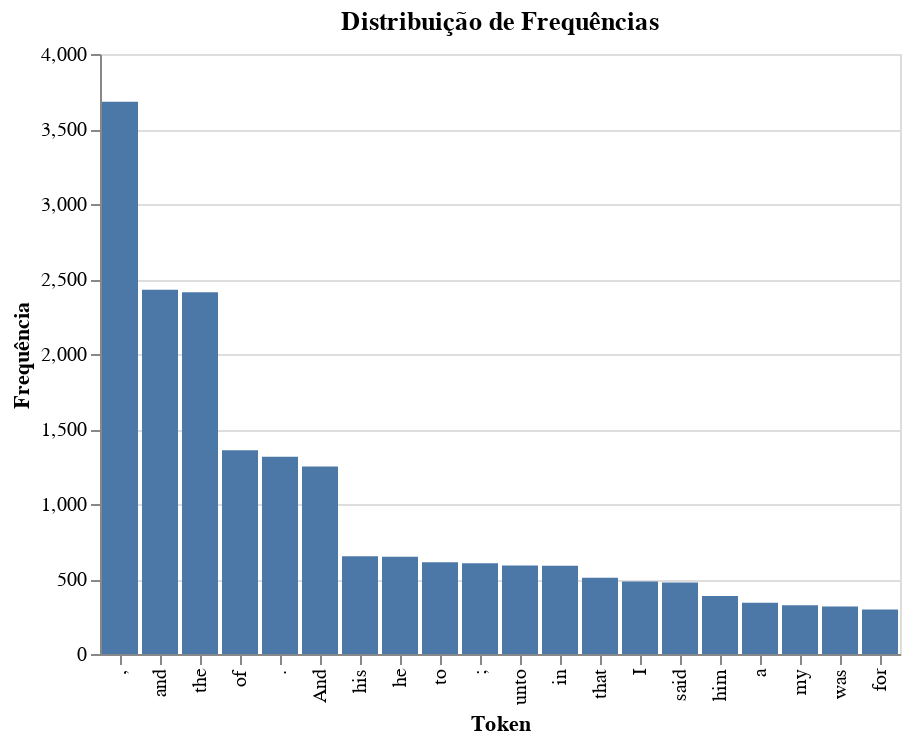

The code cell stored with this chart in its notebook:
### Code cell
chart = alt.Chart(data).mark_bar().encode(
    x=alt.X('Value:O', sort=alt.SortField('Frequency', order='descending'), title = "Token"), 
    y=alt.Y('Frequency:Q', title="Frequência") 
).properties(
    title="Distribuição de Frequências"
)
chart

### Figure 1 — Vega-Lite specification as saved in the notebook (floating-point values rounded to 4 significant figures)
{"config": {"view": {"continuousWidth": 300, "continuousHeight": 300}}, "data": {"name": "data-70c3c795f1c9009889a134a1e8646873"}, "mark": {"type": "bar"}, "encoding": {"x": {"field": "Value", "sort": {"field": "Frequency", "order": "descending"}, "title": "Token", "type": "ordinal"}, "y": {"field": "Frequency", "title": "Frequência", "type": "quantitative"}}, "title": "Distribuição de Frequências", "$schema": "https://vega.github.io/schema/vega-lite/v5.8.0.json", "datasets": {"data-70c3c795f1c9009889a134a1e8646873": [{"Value": ",", "Frequency": 3681}, {"Value": "and", "Frequency": 2428}, {"Value": "the", "Frequency": 2411}, {"Value": "of", "Frequency": 1358}, {"Value": ".", "Frequency": 1315}, {"Value": "And", "Frequency": 1250}, {"Value": "his", "Frequency": 651}, {"Value": "he", "Frequency": 648}, {"Value": "to", "Frequency": 611}, {"Value": ";", "Frequency": 605}, {"Value": "unto", "Frequency": 590}, {"Value": "in", "Frequency": 588}, {"Value": "that", "Frequency": 509}, {"Value": "I", "Frequency": 484}, {"Value": "said", "Frequency": 476}, {"Value": "him", "Frequency": 387}, {"Value": "a", "Frequency": 342}, {"Value": "my", "Frequency": 325}, {"Value": "was", "Frequency": 317}, {"Value": "for", "Frequency": 297}]}}
